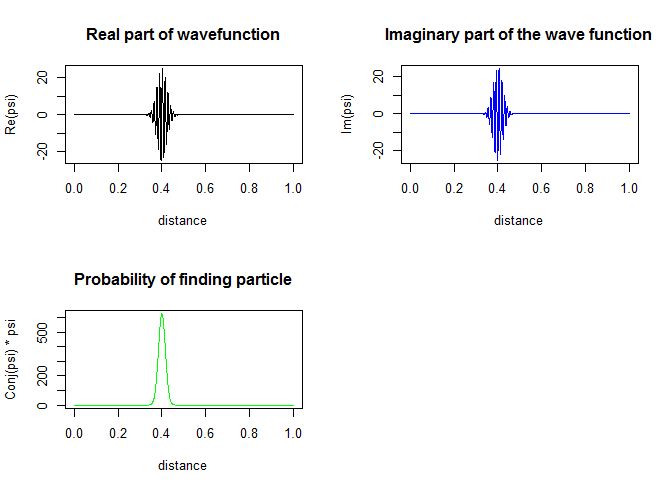

Write R code to recreate this figure.
## Book: Computational Physics by Nicholas J. Giordano, Dean and Professor of Physics, Auburn University
## Reference Book: Matlab Version by Kevin Berwick, School of Electrical and Electronic Engineering, Dublin Institute of Technology
## Translated to R by Indranil Ghosh, Physics Department, Jadavpur University

## Wavepacket construction

x <- seq(0, 1, 0.0005)
x_0 <- 0.4
C <- 25
sigma_squared <- 10^(-3)
delta_x <- 0.0005
delta_t <- 0.2
k_0 <- 500
psi <- C*exp(-(x-x_0)^2/sigma_squared)*exp(1i*k_0*x)

par(mfrow=c(2, 2))
plot(x, Re(psi), type="l", main="Real part of wavefunction", xlab="distance")
plot(x, Im(psi), type="l", col="blue", main="Imaginary part of the wave function", xlab="distance")
plot(x, Conj(psi)*psi, type="l", col="green", main="Probability of finding particle", xlab="distance")
